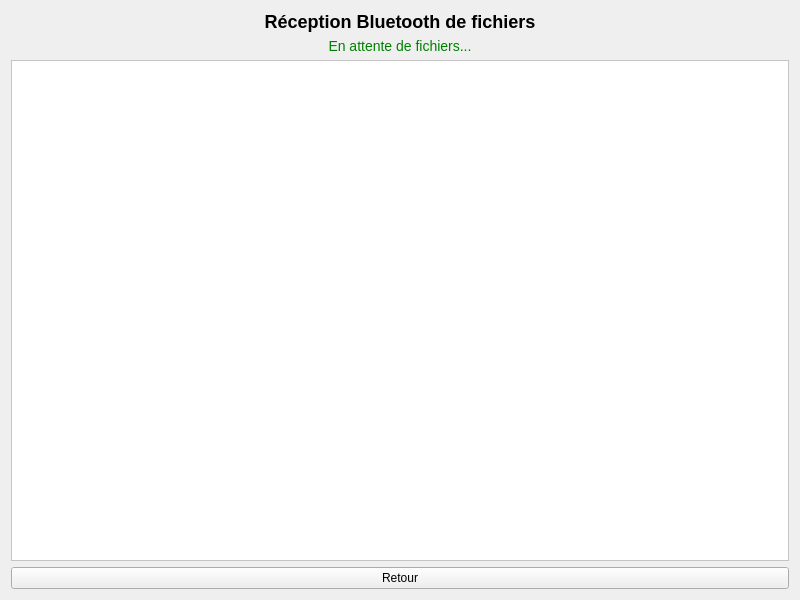
<?xml version="1.0" encoding="UTF-8"?>
<ui version="4.0">
 <class>BluetoothReceiverPage</class>
 <widget class="QWidget" name="BluetoothReceiverPage">
  <property name="geometry">
   <rect>
    <x>0</x>
    <y>0</y>
    <width>800</width>
    <height>600</height>
   </rect>
  </property>
  <layout class="QVBoxLayout" name="verticalLayout">
   <item>
    <widget class="QLabel" name="titleLabel">
     <property name="text">
      <string>Réception Bluetooth de fichiers</string>
     </property>
     <property name="alignment">
      <set>Qt::AlignCenter</set>
     </property>
     <property name="styleSheet">
      <string notr="true">font-size:18px; font-weight:bold;</string>
     </property>
    </widget>
   </item>
   <item>
    <widget class="QLabel" name="statusLabel">
     <property name="text">
      <string>En attente de fichiers...</string>
     </property>
     <property name="alignment">
      <set>Qt::AlignCenter</set>
     </property>
     <property name="styleSheet">
      <string notr="true">font-size:14px; color: green;</string>
     </property>
    </widget>
   </item>
   <item>
    <widget class="QPlainTextEdit" name="logTextEdit">
     <property name="readOnly">
      <bool>true</bool>
     </property>
     <property name="styleSheet">
      <string notr="true">background:white; color:black; font-size:12px;</string>
     </property>
    </widget>
   </item>
   <item>
    <widget class="QPushButton" name="backButton">
     <property name="text">
      <string>Retour</string>
     </property>
    </widget>
   </item>
  </layout>
 </widget>
 <resources>
  <include location="resources.qrc"/>
 </resources>
</ui>
